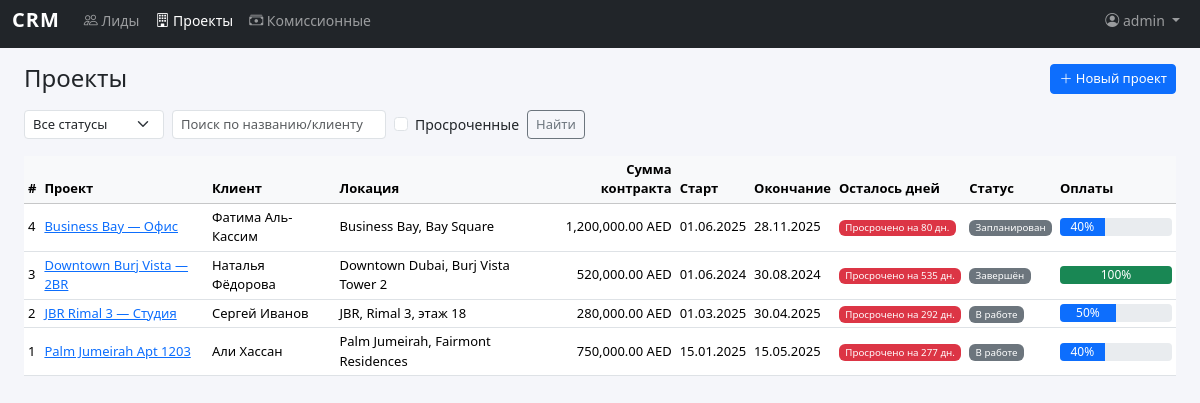
The page /projects/ (signed in) on the database its author committed.
### models.py (models this page shows, shortened)
class User(db.Model, UserMixin):
    id = db.Column(db.Integer, primary_key=True)
    username = db.Column(db.String(80), unique=True, nullable=False)
    password_hash = db.Column(db.String(128), nullable=False)
    must_change_password = db.Column(db.Boolean, default=False)

class Project(db.Model):
    id = db.Column(db.Integer, primary_key=True)
    project_name = db.Column(db.String(300), nullable=False)
    client_name = db.Column(db.String(200), default='')
    location_text = db.Column(db.String(300), default='')
    contract_amount = db.Column(db.Numeric(15, 2), default=0)
    currency = db.Column(db.String(10), default='AED')
    start_date = db.Column(db.Date, nullable=True)
    duration_days = db.Column(db.Integer, nullable=True)
    status = db.Column(db.String(20), default='planned')
    commission_percent = db.Column(db.Numeric(5, 2), default=0)
    payment_items = db.relationship(
        'PaymentPlanItem', backref='project', lazy='dynamic',
        cascade='all, delete-orphan'
    )
    variations = db.relationship(
        'Variation', backref='project', lazy='dynamic',
        cascade='all, delete-orphan'
    )
    tasks = db.relationship(
        'ProjectTask', backref='project', lazy='dynamic',
        cascade='all, delete-orphan'
    )
    documents = db.relationship(
        'Document', backref='project', lazy='dynamic',
        cascade='all, delete-orphan'
    )
    STATUS_LABELS = {
        'planned': 'Запланирован',
        'active': 'В работе',
        'on_hold': 'Пауза',
        'completed': 'Завершён',
        'cancelled': 'Отменён',
    }
    @property
    def status_label(self):
        return self.STATUS_LABELS.get(self.status, self.status)
    @property
    def end_date(self):
        if self.start_date and self.duration_days:
            return self.start_date + timedelta(days=self.duration_days)
        return None
    @property
    def days_left(self):
        ed = self.end_date
        if ed:
            return (ed - date.today()).days
        return None
    @property
    def paid_percent(self):
        items = self.payment_items.filter_by(invoice_status='paid').all()
        return sum(float(i.percent) for i in items)

### routes_projects.py (the view, shortened to what this page needs)
@projects_bp.route('/')
@login_required
def project_list():
    page = request.args.get('page', 1, type=int)
    per_page = 25
    status_filter = request.args.get('status', '')
    search = request.args.get('q', '').strip()
    overdue = request.args.get('overdue', '')
    query = Project.query
    if status_filter:
        query = query.filter(Project.status == status_filter)
    projects_all = query.order_by(Project.id.desc()).all()
    if overdue:
        today = date.today()
        projects_all = [
            p for p in projects_all
            if p.end_date and p.end_date < today and p.status not in ('completed', 'cancelled')
        ]
    total = len(projects_all)
    start = (page - 1) * per_page
    end = start + per_page
    projects_page = projects_all[start:end]
    class FakePagination:
        def __init__(self, items, total, page, per_page):
            self.items = items
            self.total = total
            self.page = page
            self.per_page = per_page
            self.pages = max(1, (total + per_page - 1) // per_page)
            self.has_prev = page > 1
            self.has_next = page < self.pages
            self.prev_num = page - 1
            self.next_num = page + 1
    pagination = FakePagination(projects_page, total, page, per_page)
    return render_template(
        'projects/list.html',
        projects=projects_page,
        pagination=pagination,
        status_filter=status_filter,
        search=search,
        overdue=overdue,
        statuses=Project.STATUS_LABELS,
    )

### templates/projects/list.html (shortened to what this page needs)
{% extends "base.html" %}
{% block content %}
<div class="d-flex justify-content-between align-items-center mb-3">
    <h4 class="mb-0">Проекты</h4>
    <a href="{{ url_for('projects.project_create') }}" class="btn btn-primary btn-sm">
        <i class="bi bi-plus-lg"></i> Новый проект
    </a>
</div>
<form method="GET" class="row g-2 mb-3">
    <div class="col-auto">
        <select name="status" class="form-select form-select-sm">
            <option value="">Все статусы</option>
        </select>
    </div>
    <div class="col-auto">
        <input type="text" name="q" class="form-control form-control-sm"
               placeholder="Поиск по названию/клиенту" value="{{ search }}">
    </div>
    <div class="col-auto">
        <div class="form-check mt-1">
            <input class="form-check-input" type="checkbox" name="overdue" value="1" id="overdue"
                   {% if overdue %}checked{% endif %}>
            <label class="form-check-label" for="overdue">Просроченные</label>
        </div>
    </div>
    <div class="col-auto">
        <button type="submit" class="btn btn-outline-secondary btn-sm">Найти</button>
    </div>
</form>
<div class="table-responsive">
<table class="table table-hover table-sm align-middle">
    <thead class="table-light">
        <tr>
            <th>#</th>
            <th>Проект</th>
            <th>Клиент</th>
            <th>Локация</th>
            <th class="text-end">Сумма контракта</th>
            <th>Старт</th>
            <th>Окончание</th>
            <th>Осталось дней</th>
            <th>Статус</th>
            <th>Оплаты</th>
        </tr>
    </thead>
    <tbody>
        {% for p in projects %}
        <tr>
            <td>{{ p.id }}</td>
            <td><a href="{{ url_for('projects.project_detail', project_id=p.id) }}">{{ p.project_name }}</a></td>
            <td>{{ p.client_name }}</td>
            <td>{{ p.location_text }}</td>
            <td class="text-end text-nowrap">{{ '{:,.2f}'.format(p.contract_amount|float) }} {{ p.currency }}</td>
            <td class="text-nowrap">{{ p.start_date.strftime('%d.%m.%Y') if p.start_date else '—' }}</td>
            <td class="text-nowrap">{{ p.end_date.strftime('%d.%m.%Y') if p.end_date else '—' }}</td>
            <td>
                {% if p.days_left is not none %}
                    {% if p.days_left < 0 %}
                    <span class="badge bg-danger">Просрочено на {{ (-p.days_left) }} дн.</span>
                    {% elif p.days_left == 0 %}
                    <span class="badge bg-warning text-dark">Сегодня</span>
                    {% else %}
                    <span class="badge bg-success">{{ p.days_left }} дн.</span>
                    {% endif %}
                {% else %}
                —
                {% endif %}
            </td>
            <td><span class="badge bg-secondary">{{ p.status_label }}</span></td>
            <td style="min-width:120px">
                {% set pp = p.paid_percent %}
                <div class="progress" style="height:18px" title="Оплачено {{ '%.1f'|format(pp) }}%">
                    <div class="progress-bar {% if pp >= 100 %}bg-success{% elif pp > 0 %}bg-primary{% endif %}"
                         style="width:{{ pp }}%">
                        {{ '%.0f'|format(pp) }}%
                    </div>
                </div>
            </td>
        </tr>
        {% else %}
        <tr><td colspan="10" class="text-center text-muted py-3">Проекты не найдены</td></tr>
        {% endfor %}
    </tbody>
</table>
</div>
{% endblock %}

### templates/base.html (shortened to what this page needs)
<!DOCTYPE html>
<html lang="ru">
<head>
    <link href="https://cdn.jsdelivr.net/npm/bootstrap@5.3.3/dist/css/bootstrap.min.css" rel="stylesheet">
    <link href="https://cdn.jsdelivr.net/npm/bootstrap-icons@1.11.3/font/bootstrap-icons.min.css" rel="stylesheet">
    <link href="{{ url_for('static', filename='style.css') }}" rel="stylesheet">
</head>
<body>
{% if current_user.is_authenticated %}
<nav class="navbar navbar-expand-lg navbar-dark bg-dark mb-0">
    <div class="container-fluid">
        <a class="navbar-brand" href="{{ url_for('index') }}">CRM</a>
        <div class="collapse navbar-collapse" id="navbarNav">
            <ul class="navbar-nav me-auto">
                <li class="nav-item">
                    <a class="nav-link {% if request.path.startswith('/leads') %}active{% endif %}"
                       href="{{ url_for('leads.lead_list') }}">
                        <i class="bi bi-people"></i> Лиды
                    </a>
                </li>
                <li class="nav-item">
                    <a class="nav-link {% if request.path.startswith('/projects') %}active{% endif %}"
                       href="{{ url_for('projects.project_list') }}">
                        <i class="bi bi-building"></i> Проекты
                    </a>
                </li>
                <li class="nav-item">
                    <a class="nav-link {% if request.path.startswith('/commissions') %}active{% endif %}"
                       href="{{ url_for('commissions.commission_list') }}">
                        <i class="bi bi-cash-stack"></i> Комиссионные
                    </a>
                </li>
            </ul>
            <ul class="navbar-nav">
                <li class="nav-item dropdown">
                    <a class="nav-link dropdown-toggle" href="#" role="button" data-bs-toggle="dropdown">
                        <i class="bi bi-person-circle"></i> {{ current_user.username }}
                    </a>
                </li>
            </ul>
        </div>
    </div>
</nav>
{% endif %}
<div class="container-fluid px-4 py-3">
    {% block content %}{% endblock %}
</div>
</body>
</html>

### static/style.css (style rules this page uses)
body { font-size: 14px; background: #f5f6fa; -webkit-tap-highlight-color: transparent; }
.navbar { padding-top: env(safe-area-inset-top); }
.navbar-brand { font-weight: 700; letter-spacing: 1px; }
.table th { font-weight: 600; font-size: 13px; }
.table td { font-size: 13px; }
.badge { font-weight: 500; }
.progress { border-radius: 4px; }
.form-control-sm, .form-select-sm { font-size: 13px; }
.btn-sm { font-size: 13px; }

### rows shown on the page
User: username "admin"
Project: id "4", project_name "Business Bay — Офис", client_name "Фатима Аль-Кассим", location_text "Business Bay, Bay Square", contract_amount "1,200,000.00", currency "AED", start_date "01.06.2025", end_date "28.11.2025", start_date+duration_days "80", status_label "Запланирован", {{ pp }} 40.0 (drawn), pp "40"
Project: id "3", project_name "Downtown Burj Vista — 2BR", client_name "Наталья Фёдорова", location_text "Downtown Dubai, Burj Vista Tower 2", contract_amount "520,000.00", currency "AED", start_date "01.06.2024", end_date "30.08.2024", start_date+duration_days "535", status_label "Завершён", {{ pp }} 100.0 (drawn), pp "100"
Project: id "2", project_name "JBR Rimal 3 — Студия", client_name "Сергей Иванов", location_text "JBR, Rimal 3, этаж 18", contract_amount "280,000.00", currency "AED", start_date "01.03.2025", end_date "30.04.2025", start_date+duration_days "292", status_label "В работе", {{ pp }} 50.0 (drawn), pp "50"
Project: id "1", project_name "Palm Jumeirah Apt 1203", client_name "Али Хассан", location_text "Palm Jumeirah, Fairmont Residences", contract_amount "750,000.00", currency "AED", start_date "15.01.2025", end_date "15.05.2025", start_date+duration_days "277", status_label "В работе", {{ pp }} 40.0 (drawn), pp "40"
